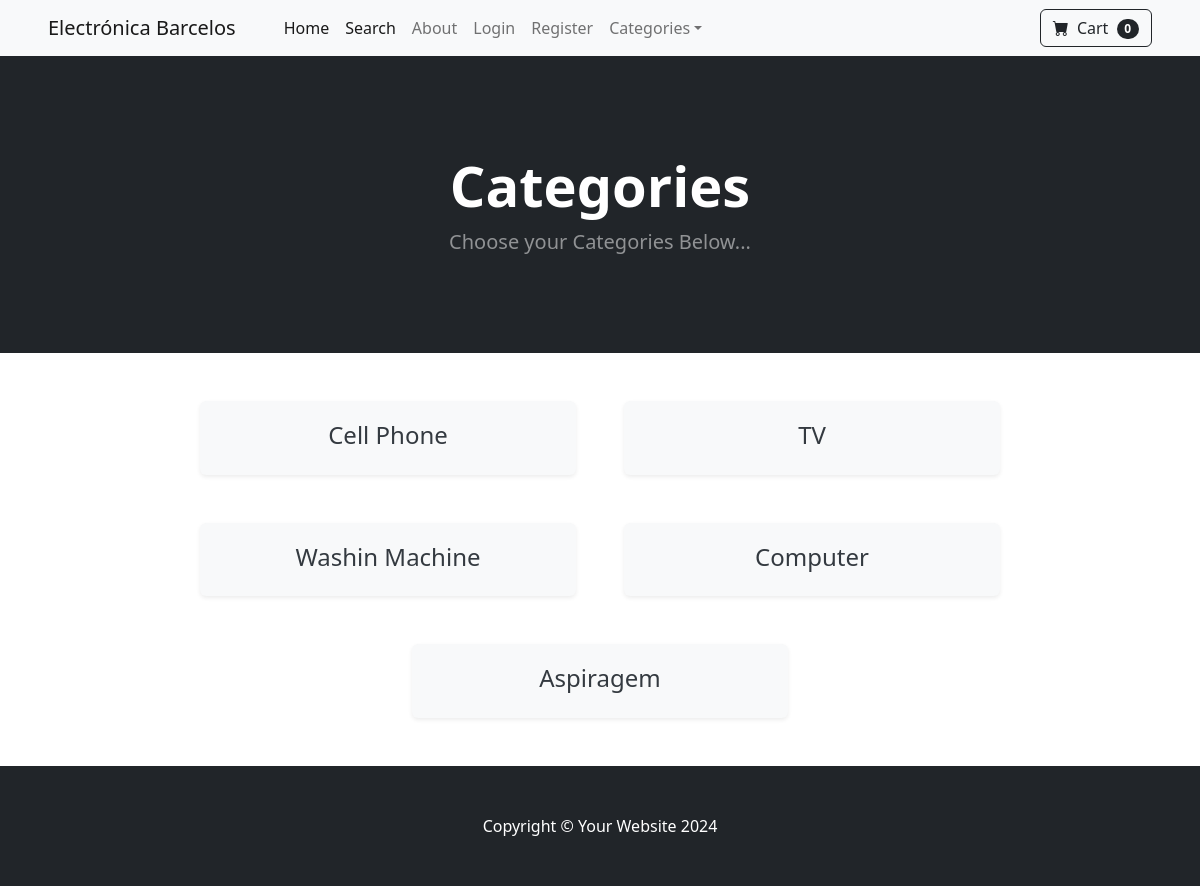
The app's page /category_summary/ with its own data.
### store/models.py (models this page shows)
class Category(models.Model):
    name = models.CharField(max_length=50)
    def __str__(self):
        return self.name
    class Meta:
        verbose_name_plural = 'categories'

### store/views.py (the view)
# urls.py: path('category_summary/', views.category_summary, name='category_summary' ),
def category_summary(request):
    categories = Category.objects.all()
    return render(request, 'category_summary.html', {'categories': categories})

### cart/cart.py (called while the page is built)
    def __len__(self):
        return len(self.cart)

### cart/context_processors.py (called while the page is built)
def cart(request):
    return {'cart': Cart(request)}

### store/templates/category_summary.html (shortened to what this page needs)
{% extends 'base.html' %}
{% block content %}
<header class="bg-dark py-5">
    <div class="container px-4 px-lg-5 my-5">
        <div class="text-center text-white">
            <h1 class="display-4 fw-bolder">Categories</h1>
            <p class="lead fw-normal text-white-50 mb-0">Choose your Categories Below...</p>
        </div>
    </div>
</header>
<div class="container my-5">
    <div class="row row-cols-1 row-cols-md-3 g-4 justify-content-center">
        {% for category in categories %}
        <div class="col">
            <div class="card category-card text-center h-100 shadow-sm">
                <div class="card-body d-flex align-items-center justify-content-center">
                    <h3 class="card-title">
                        <a href="{% url 'category' category %}" class="text-decoration-none">{{ category }}</a>
                    </h3>
                </div>
            </div>
        </div>
        {% endfor %}
    </div>
</div>
{% endblock %}

### store/templates/category_summary.html (style rules this page uses)
.category-card { background-color: #f8f9fa; border: none; transition: transform 0.2s ease, box-shadow 0.2s ease; }
.category-card .card-title a { color: #343a40; font-weight: 500; font-size: 1.5rem; transition: color 0.2s ease; }
.container { max-width: 1200px; }
.row-cols-md-3 { gap: 1.5rem; }

### records on screen
Category: name "Cell Phone"
Category: name "TV"
Category: name "Washin Machine"
Category: name "Computer"
Category: name "Aspiragem"

### other values on screen
{{ cart|length }} "0"
